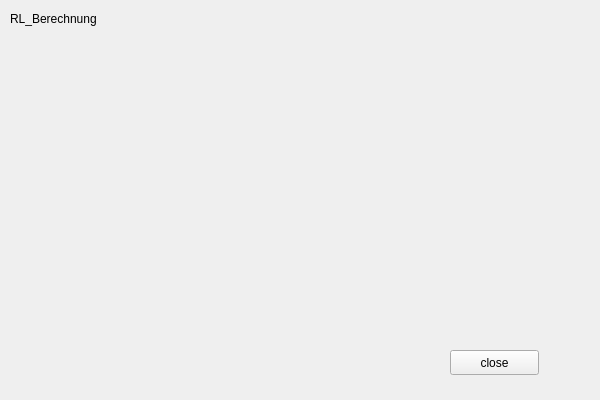
<?xml version="1.0" encoding="UTF-8"?>
<ui version="4.0">
 <class>BerechnungRL</class>
 <widget class="QWidget" name="BerechnungRL">
  <property name="geometry">
   <rect>
    <x>0</x>
    <y>0</y>
    <width>600</width>
    <height>400</height>
   </rect>
  </property>
  <property name="windowTitle">
   <string>Form</string>
  </property>
  <widget class="QLabel" name="label">
   <property name="geometry">
    <rect>
     <x>10</x>
     <y>10</y>
     <width>121</width>
     <height>17</height>
    </rect>
   </property>
   <property name="text">
    <string>RL_Berechnung</string>
   </property>
  </widget>
  <widget class="QPushButton" name="pushButton">
   <property name="geometry">
    <rect>
     <x>450</x>
     <y>350</y>
     <width>89</width>
     <height>25</height>
    </rect>
   </property>
   <property name="text">
    <string>close</string>
   </property>
  </widget>
  <widget class="QLabel" name="label_2">
   <property name="geometry">
    <rect>
     <x>20</x>
     <y>30</y>
     <width>231</width>
     <height>341</height>
    </rect>
   </property>
   <property name="text">
    <string/>
   </property>
   <property name="pixmap">
    <pixmap>../build-CalcApplication-Desktop_Qt_5_15_2_GCC_64bit-Debug/04c2e8bd-5c5b-417a-a5b0-46e211c9ddb8.png</pixmap>
   </property>
   <property name="scaledContents">
    <bool>true</bool>
   </property>
  </widget>
 </widget>
 <resources/>
 <connections>
  <connection>
   <sender>pushButton</sender>
   <signal>pressed()</signal>
   <receiver>BerechnungRL</receiver>
   <slot>close()</slot>
   <hints>
    <hint type="sourcelabel">
     <x>494</x>
     <y>362</y>
    </hint>
    <hint type="destinationlabel">
     <x>299</x>
     <y>199</y>
    </hint>
   </hints>
  </connection>
 </connections>
</ui>
